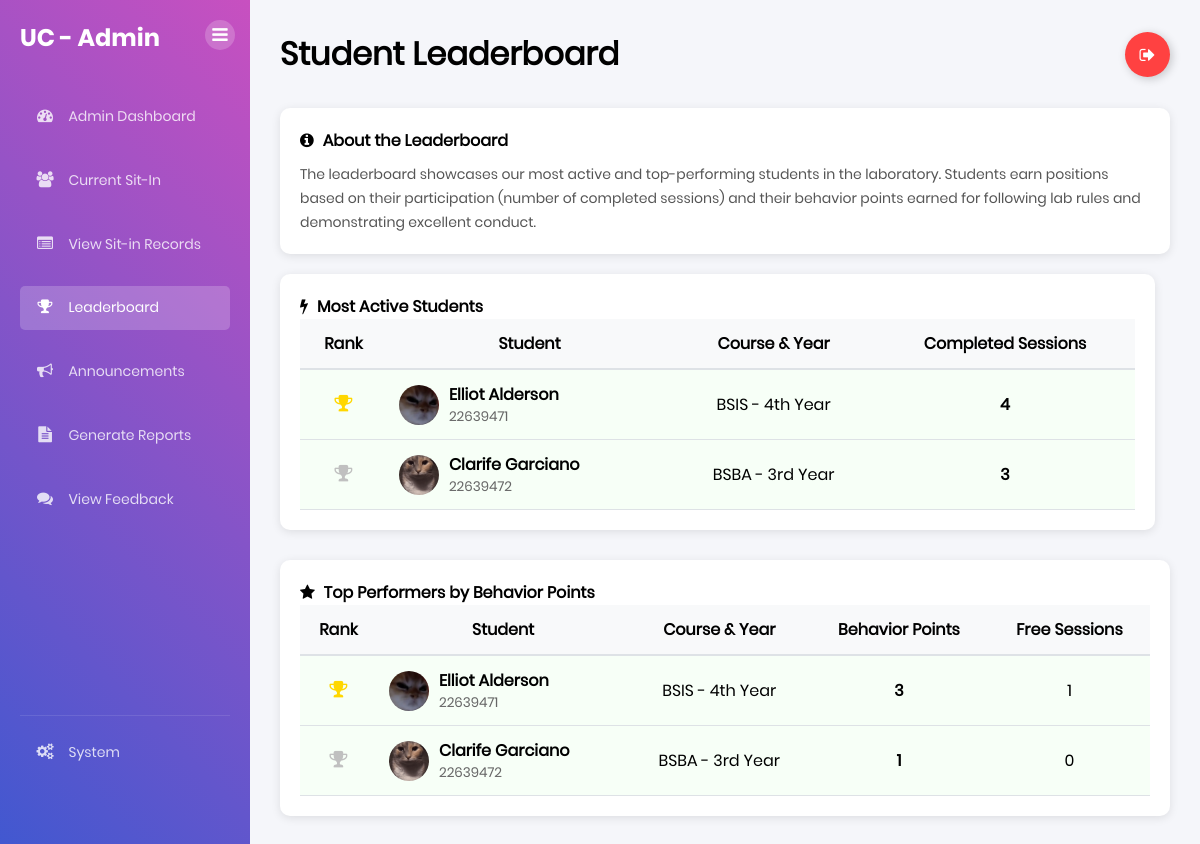
The app's page /admin/leaderboard (signed in), older data.
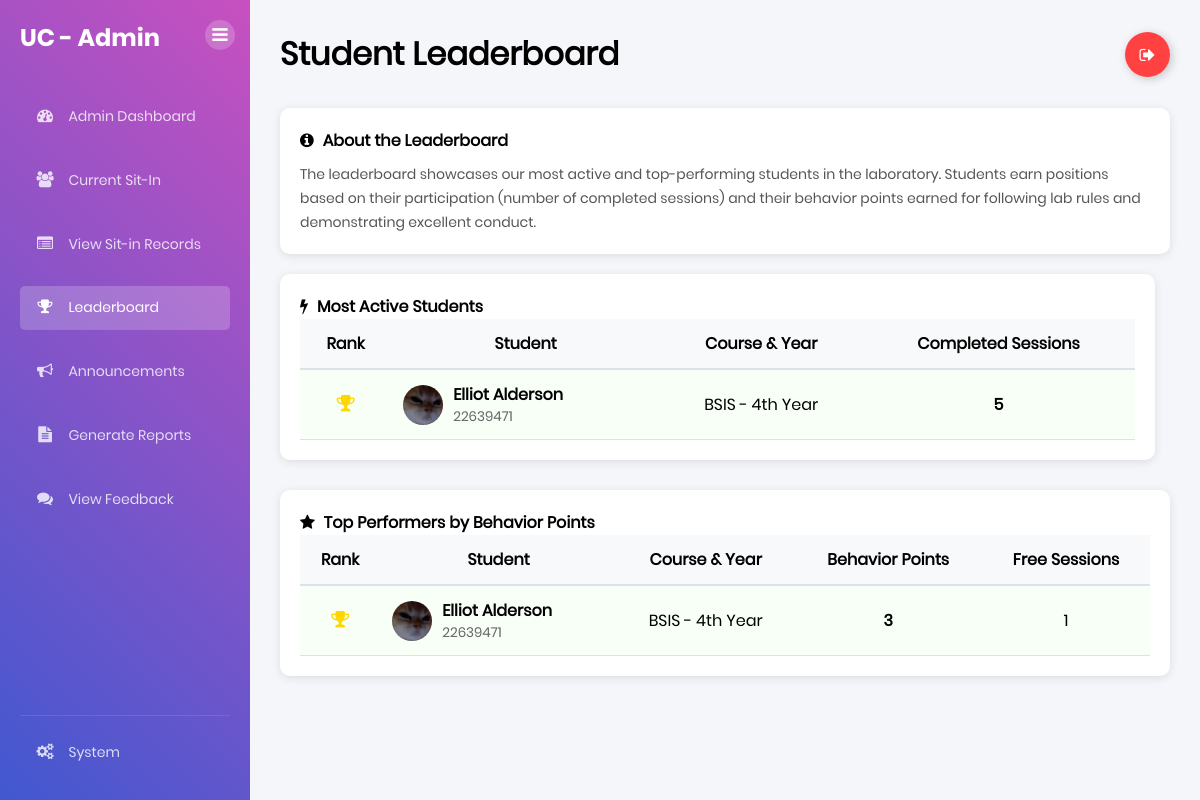
The same page, newer data.
### tables this page shows
CREATE TABLE "students" (idno TEXT PRIMARY KEY, lastname TEXT NOT NULL, firstname TEXT NOT NULL, midname TEXT, course TEXT NOT NULL, year_level TEXT NOT NULL, email_address TEXT NOT NULL, image_path TEXT);

### app.py (the view)
@app.route('/admin/leaderboard')
def admin_leaderboard():
    if 'user' not in session or session.get('is_admin') != True:
        flash("Please log in as an administrator.", "warning")
        return redirect(url_for('home'))
    conn = get_db_connection()
    most_active_students = conn.execute("""
        SELECT
            s.idno, s.firstname, s.lastname, s.course, s.year_level, s.image_path,
            COUNT(ls.session_id) as session_count
        FROM students s
        JOIN lab_sessions ls ON s.idno = ls.student_id
        WHERE ls.status = 'Completed'
        GROUP BY s.idno
        ORDER BY session_count DESC
        LIMIT 10
    """).fetchall()
    top_performers = conn.execute("""
        SELECT
            s.idno, s.firstname, s.lastname, s.course, s.year_level, s.image_path,
            COALESCE(SUM(ls.behavior_points), 0) as behavior_points
        FROM students s
        LEFT JOIN lab_sessions ls ON s.idno = ls.student_id AND ls.behavior_points > 0
        GROUP BY s.idno
        HAVING behavior_points > 0
        ORDER BY behavior_points DESC
        LIMIT 10
    """).fetchall()
    top_performers_list = []
    for student in top_performers:
        student_dict = dict(student)
        student_dict['free_sessions'] = student_dict['behavior_points'] // 3
        top_performers_list.append(student_dict)
    conn.close()
    return render_template(
        'admin_leaderboard.html',
        most_active_students=most_active_students,
        top_performers=top_performers_list
    )

### app.py (called while the page is built)
def get_db_connection():
    conn = sqlite3.connect("users.db")
    conn.row_factory = sqlite3.Row
    return conn

@app.after_request
def add_header(response):
    response.headers['Cache-Control'] = 'no-store, no-cache, must-revalidate, max-age=0'
    response.headers['Pragma'] = 'no-cache'
    response.headers['Expires'] = '0'
    return response

### templates/admin_leaderboard.html (shortened to what this page needs)
{% extends 'base.html' %} {% block content %}
<div class="dashboard-container">
  <div class="sidebar">
    <div class="sidebar-header">
      <h2>UC - Admin</h2>
      <button class="sidebar-inner-toggle" title="Toggle Sidebar">
        <i class="fa fa-bars"></i>
      </button>
    </div>
    <div class="sidebar-menu">
      <ul>
        <li>
          <a href="{{ url_for('admin_dashboard') }}"
            ><i class="fa fa-dashboard"></i> Admin Dashboard</a
          >
        </li>
        <li>
          <a href="{{ url_for('admin_current_sit_in') }}"
            ><i class="fa fa-users"></i> Current Sit-In</a
          >
        </li>
        <li>
          <a href="{{ url_for('admin_sit_in_records') }}"
            ><i class="fa fa-list-alt"></i> View Sit-in Records</a
          >
        </li>
        <li>
          <a href="{{ url_for('admin_leaderboard') }}" class="active"
            ><i class="fa fa-trophy"></i> Leaderboard</a
          >
        </li>
        <li>
          <a href="{{ url_for('admin_announcements') }}"
            ><i class="fa fa-bullhorn"></i> Announcements</a
          >
        </li>
        <li>
          <a href="{{ url_for('admin_reports') }}"
            ><i class="fa fa-file-text"></i> Generate Reports</a
          >
        </li>
        <li>
          <a href="{{ url_for('admin_feedback') }}"
            ><i class="fa fa-comments"></i> View Feedback</a
          >
        </li>
        <li style="margin-top: auto; border-top: 1px solid rgba(255,255,255,0.1); padding-top: 15px;">
          <a href="{{ url_for('admin_system_management') }}"
            ><i class="fa fa-cogs"></i> System</a
          >
        </li>
      </ul>
    </div>
  </div>
  <div class="main-content">
    <div class="header">
      <h1>Student Leaderboard</h1>
      <a class="Btn" href="{{ url_for('logout') }}">
        <div class="sign">
          <i class="fa fa-sign-out" aria-hidden="true"></i>
        </div>
      </a>
    </div>
    <div class="content-row" style="margin-bottom: 20px">
      <div class="schedule-card" style="width: 100%">
        <h4>
          <i class="fa fa-info-circle" aria-hidden="true" style="margin-right: 5px"></i>
          About the Leaderboard
        </h4>
        <p style="margin-top: 10px; color: #555;">
          The leaderboard showcases our most active and top-performing students in the laboratory.
          Students earn positions based on their participation (number of completed sessions) and their behavior points earned for following lab rules and demonstrating excellent conduct.
        </p>
      </div>
    </div>
    <div class="content-row">
      <div class="schedule-card" style="flex: 1; margin-right: 15px">
        <h4>
          <i class="fa fa-bolt" aria-hidden="true" style="margin-right: 5px"></i>
          Most Active Students
        </h4>
        {% if most_active_students %}
        <div style="overflow-x: auto">
          <table style="width: 100%; border-collapse: collapse">
            <thead>
              <tr style="background-color: #f8f9fa">
                <th style="padding: 12px; border-bottom: 2px solid #dee2e6; text-align: center">Rank</th>
                <th style="padding: 12px; border-bottom: 2px solid #dee2e6">Student</th>
                <th style="padding: 12px; border-bottom: 2px solid #dee2e6; text-align: center">Course & Year</th>
                <th style="padding: 12px; border-bottom: 2px solid #dee2e6; text-align: center">
                  Completed Sessions
                </th>
              </tr>
            </thead>
            <tbody>
              {% for student in most_active_students %}
              <tr class="{% if loop.index <= 3 %}highlight-row{% endif %}">
                <td style="padding: 12px; border-bottom: 1px solid #dee2e6; text-align: center">
                  {% if loop.index == 1 %}
                  <i class="fa fa-trophy" style="color: gold; font-size: 1.2em;"></i>
                  {% elif loop.index == 2 %}
                  <i class="fa fa-trophy" style="color: silver; font-size: 1.2em;"></i>
                  {% elif loop.index == 3 %}
                  <i class="fa fa-trophy" style="color: #cd7f32; font-size: 1.2em;"></i>
                  {% else %}
                  {{ loop.index }}
                  {% endif %}
                </td>
                <td style="padding: 12px; border-bottom: 1px solid #dee2e6">
                  <div style="display: flex; align-items: center;">
                    {% if student.image_path %}
                    <img src="{{ url_for('static', filename=student.image_path) }}"
                         style="width: 40px; height: 40px; border-radius: 50%; margin-right: 10px; object-fit: cover;">
                    {% else %}
                    <div style="width: 40px; height: 40px; border-radius: 50%; margin-right: 10px; background: #e0e0e0; display: flex; align-items: center; justify-content: center;">
                      <i class="fa fa-user" style="color: #555;"></i>
                    </div>
                    {% endif %}
                    <div>
                      <div><strong>{{ student.firstname }} {{ student.lastname }}</strong></div>
                      <div style="font-size: 0.85em; color: #666;">{{ student.idno }}</div>
                    </div>
                  </div>
                </td>
                <td style="padding: 12px; border-bottom: 1px solid #dee2e6; text-align: center;">
                  {{ student.course }} - {{ student.year_level }}
                </td>
                <td style="padding: 12px; border-bottom: 1px solid #dee2e6; text-align: center; font-weight: bold;">
                  {{ student.session_count }}
                </td>
              </tr>
              {% endfor %}
            </tbody>
          </table>
        </div>
        {% else %}
        <div style="text-align: center; padding: 30px; color: #666">
          <i class="fa fa-info-circle" style="font-size: 2em; color: #4caf50; margin-bottom: 15px"></i>
          <p>No student activity data available yet.</p>
        </div>
        {% endif %}
      </div>
    </div>
    <div class="content-row" style="margin-top: 30px">
      <div class="schedule-card" style="flex: 1;">
        <h4>
          <i class="fa fa-star" aria-hidden="true" style="margin-right: 5px"></i>
          Top Performers by Behavior Points
        </h4>
        {% if top_performers %}
        <div style="overflow-x: auto">
          <table style="width: 100%; border-collapse: collapse">
            <thead>
              <tr style="background-color: #f8f9fa">
                <th style="padding: 12px; border-bottom: 2px solid #dee2e6; text-align: center">Rank</th>
                <th style="padding: 12px; border-bottom: 2px solid #dee2e6">Student</th>
                <th style="padding: 12px; border-bottom: 2px solid #dee2e6; text-align: center">Course & Year</th>
                <th style="padding: 12px; border-bottom: 2px solid #dee2e6; text-align: center">
                  Behavior Points
                </th>
                <th style="padding: 12px; border-bottom: 2px solid #dee2e6; text-align: center">
                  Free Sessions
                </th>
              </tr>
            </thead>
            <tbody>
              {% for student in top_performers %}
              <tr class="{% if loop.index <= 3 %}highlight-row{% endif %}">
                <td style="padding: 12px; border-bottom: 1px solid #dee2e6; text-align: center">
                  {% if loop.index == 1 %}
                  <i class="fa fa-trophy" style="color: gold; font-size: 1.2em;"></i>
                  {% elif loop.index == 2 %}
                  <i class="fa fa-trophy" style="color: silver; font-size: 1.2em;"></i>
                  {% elif loop.index == 3 %}
                  <i class="fa fa-trophy" style="color: #cd7f32; font-size: 1.2em;"></i>
                  {% else %}
                  {{ loop.index }}
                  {% endif %}
                </td>
                <td style="padding: 12px; border-bottom: 1px solid #dee2e6">
                  <div style="display: flex; align-items: center;">
                    {% if student.image_path %}
                    <img src="{{ url_for('static', filename=student.image_path) }}"
                         style="width: 40px; height: 40px; border-radius: 50%; margin-right: 10px; object-fit: cover;">
                    {% else %}
                    <div style="width: 40px; height: 40px; border-radius: 50%; margin-right: 10px; background: #e0e0e0; display: flex; align-items: center; justify-content: center;">
                      <i class="fa fa-user" style="color: #555;"></i>
                    </div>
                    {% endif %}
                    <div>
                      <div><strong>{{ student.firstname }} {{ student.lastname }}</strong></div>
                      <div style="font-size: 0.85em; color: #666;">{{ student.idno }}</div>
                    </div>
                  </div>
                </td>
                <td style="padding: 12px; border-bottom: 1px solid #dee2e6; text-align: center;">
                  {{ student.course }} - {{ student.year_level }}
                </td>
                <td style="padding: 12px; border-bottom: 1px solid #dee2e6; text-align: center; font-weight: bold;">
                  {{ student.behavior_points }}
                </td>
                <td style="padding: 12px; border-bottom: 1px solid #dee2e6; text-align: center;">
                  {{ student.free_sessions }}
                </td>
              </tr>
              {% endfor %}
            </tbody>
          </table>
        </div>
        {% else %}
        <div style="text-align: center; padding: 30px; color: #666">
          <i class="fa fa-info-circle" style="font-size: 2em; color: #4caf50; margin-bottom: 15px"></i>
          <p>No behavior points data available yet.</p>
        </div>
        {% endif %}
      </div>
    </div>
  </div>
</div>
{% endblock %}

### templates/base.html (shortened to what this page needs)
<!DOCTYPE html>
<html lang="en">
  <head>
    <link
      rel="stylesheet"
      type="text/css"
      href="{{ url_for('static', filename='fonts/font-awesome-4.7.0/css/font-awesome.min.css') }}"
    />
    <link
      rel="stylesheet"
      type="text/css"
      href="{{ url_for('static', filename='css/util.css') }}"
    />
    <link
      rel="stylesheet"
      type="text/css"
      href="{{ url_for('static', filename='css/main.css') }}"
    />
  </head>
  <body>
    {% block content %}{% endblock %}
  </body>
</html>

### static/css/main.css (style rules this page uses)
* { margin: 0px; padding: 0px; box-sizing: border-box; }
body, html { height: 100%; font-family: Poppins-Regular, sans-serif; }
a { font-family: Poppins-Regular; font-size: 14px; line-height: 1.7; color: #666666; margin: 0px; transition: all 0.4s; -webkit-transition: all 0.4s; -o-transition: all 0.4s; -moz-transition: all 0.4s; }
h1,h2,h3,h4,h5,h6 { margin: 0px; }
p { font-family: Poppins-Regular; font-size: 14px; line-height: 1.7; color: #666666; margin: 0px; }
ul, li { margin: 0px; list-style-type: none; }
button { outline: none !important; border: none; background: transparent; }
.dashboard-container { display: flex; min-height: 100vh; background: #f5f6fa; }
.sidebar { width: 250px; background: linear-gradient(-135deg, #c850c0, #4158d0); color: white; padding: 20px; position: fixed; height: 100%; }
.sidebar-header h2 { font-family: 'Poppins-Bold'; margin-bottom: 30px; }
.sidebar-menu ul { list-style: none; padding: 0; margin: 0; display: flex; flex-direction: column; height: calc(100vh - 100px); }
.sidebar-menu li { margin: 10px 0; }
.sidebar-menu a { color: rgba(255,255,255,0.8); text-decoration: none; padding: 10px 15px; display: block; border-radius: 5px; transition: all 0.3s ease; }
.sidebar-menu a.active { color: white; background-color: rgba(255,255,255,0.2); }
.main-content { margin-left: 250px; flex: 1; padding: 30px; }
.header { display: flex; justify-content: space-between; align-items: center; margin-bottom: 30px; }
.content-row { display: grid; grid-template-columns: repeat(auto-fit, minmax(300px, 1fr)); gap: 20px; }
.schedule-card, .clients-card { background: white; padding: 20px; border-radius: 10px; box-shadow: 0 2px 10px rgba(0,0,0,0.1); }
.Btn { display: flex; align-items: center; justify-content: flex-start; width: 45px; height: 45px; border: none; border-radius: 50%; cursor: pointer; position: relative; overflow: hidden; transition-duration: 0.3s; box-shadow: 2px 2px 10px rgba(0, 0, 0, 0.199); background-color: rgb(255, 65, 65); text-decoration: none; }
.sign { width: 100%; transition-duration: 0.3s; display: flex; align-items: center; justify-content: center; }
.sign i { color: white; font-size: 17px; }
.sidebar-inner-toggle { position: absolute; top: 20px; right: 15px; background: rgba(255,255,255,0.2); border: none; width: 30px; height: 30px; border-radius: 50%; color: white; cursor: pointer; display: flex; align-items: center; justify-content: center; transition: all 0.3s ease; }
.sidebar-inner-toggle i { font-size: 18px; }
.sidebar-menu a i { margin-right: 10px; width: 20px; text-align: center; font-size: 16px; }
.sidebar { transition: width 0.3s ease; }
.main-content { transition: margin-left 0.3s ease; }

### templates/admin_leaderboard.html (style rules this page uses)
.highlight-row { background-color: #f7fff7; }

Row changes from the older to the newer data that the page shows:
no longer on this page (row edited): students: image_path (picture), firstname "Clarife", lastname "Garciano", idno "22639472", course "BSBA", year_level "3rd Year", session_count "3", behavior_points "1", free_sessions "0"
computed for students "Elliot": session_count "4" → "5"
